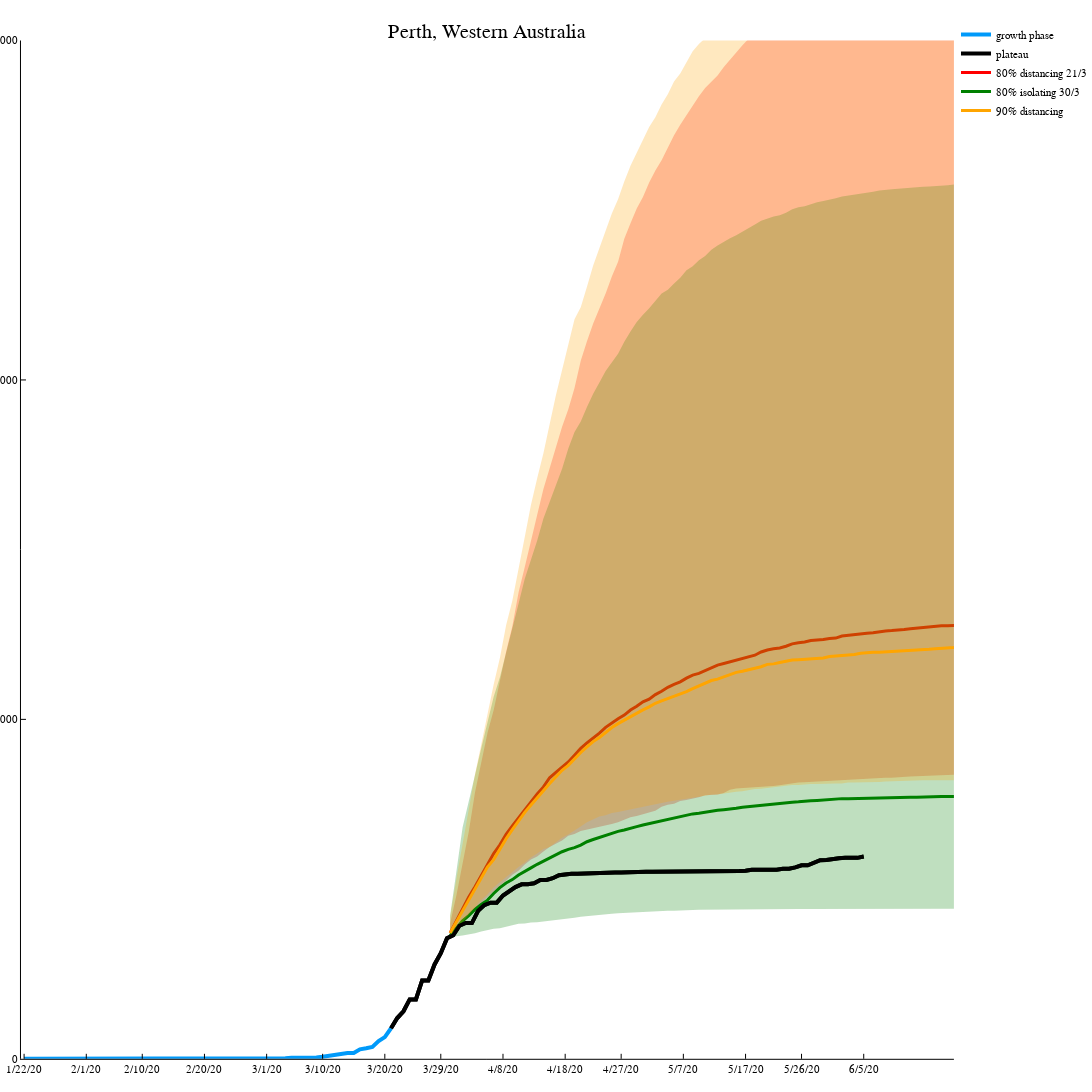

The cell this chart's notebook holds for it:
### Code cell
ddt(z,zt)=count(z->z>0, z[1:zt])+ count(z->z<0, z[zt+1:end])
~,tpday=findmax([ddt(diff(diff(y)),nx) for nx in 1:(ndays-2)])
#this is the turning point between exponential growth and decay. totItp total infections at day tpday
totItp=y[tpday+1]
plot(ddays[1:tpday+1],y[1:tpday+1],lw=4,label="growth phase",title="Perth, Western Australia",size=(1800,1200))
plot!(ddays[tpday+1:ndays],y[tpday+1:ndays],lw=4,seriescolor=:black,label="plateau")
(Sp,Ep,Ip,Rp) = epipred(th, St80,Et80,It80,Rt80)
lnp,~=size(Ip)
plotqnt((tp+1):tp+lnp,Ip+Rp,:red,"80% distancing 21/3")
(Sp,Ep,Ip,Rp) = epipred(th, St8,Et8,It8,Rt8)
lnp,~=size(Ip)
plotqnt((tp+1):tp+lnp,Ip+Rp,:green,"80% isolating 30/3")
(Sp,Ep,Ip,Rp) = epipred(th, St90,Et90,It90,Rt90)
lnp,~=size(Ip)
plotqnt((tp+1):tp+lnp,Ip+Rp,:orange,"90% distancing")
#(Sp,Ep,Ip,Rp) = epipred(th, St9,Et9,It9,Rt9)
#lnp,~=size(Ip)
#plotqnt((tp+1):tp+lnp,Ip+Rp,:blue,"90% isolating 23/3")
#(Sp,Ep,Ip,Rp) = epipred(th, St9x,Et9x,It9x,Rt9x)
#lnp,~=size(Ip)
#plotqnt((tp+1):tp+lnp,Ip+Rp,:yellow,"95% isolating 21/3")
plot!(ddays[tpday+1:ndays],y[tpday+1:ndays],lw=4,seriescolor=:black,label=false,xlimit=(0,150),ylimit=(0,3000))

### Figure 1 — Plotly figure (JSON) as saved in the notebook; plotly's stock layout.template omitted (floating-point values rounded to 4 significant figures; data arrays with more than 128 entries replaced by an {"elided": "..."} marker saying what was removed)
{"data": [{"colorbar": {"title": ""}, "legendgroup": "growth phase", "line": {"color": "rgba(0, 154, 250, 1.000)", "dash": "solid", "shape": "linear", "width": 4}, "mode": "lines", "name": "growth phase", "showlegend": true, "type": "scatter", "x": [0.5, 1.5, 2.5, 3.5, 4.5, 5.5, 6.5, 7.5, 8.5, 9.5, 10.5, 11.5, 12.5, 13.5, 14.5, 15.5, 16.5, 17.5, 18.5, 19.5, 20.5, 21.5, 22.5, 23.5, 24.5, 25.5, 26.5, 27.5, 28.5, 29.5, 30.5, 31.5, 32.5, 33.5, 34.5, 35.5, 36.5, 37.5, 38.5, 39.5, 40.5, 41.5, 42.5, 43.5, 44.5, 45.5, 46.5, 47.5, 48.5, 49.5, 50.5, 51.5, 52.5, 53.5, 54.5, 55.5, 56.5, 57.5, 58.5, 59.5], "xaxis": "x1", "y": [0, 0, 0, 0, 0, 0, 0, 0, 0, 0, 0, 0, 0, 0, 0, 0, 0, 0, 0, 0, 0, 0, 0, 0, 0, 0, 0, 0, 0, 0, 0, 0, 0, 0, 0, 0, 0, 0, 2, 2, 2, 2, 2, 3, 3, 3, 3, 4, 6, 9, 9, 14, 17, 17, 28, 31, 35, 52, 64, 90], "yaxis": "y1", "zmax": null, "zmin": null}, {"colorbar": {"title": ""}, "legendgroup": "plateau", "line": {"color": "rgba(0, 0, 0, 1.000)", "dash": "solid", "shape": "linear", "width": 4}, "mode": "lines", "name": "plateau", "showlegend": true, "type": "scatter", "x": [59.5, 60.5, 61.5, 62.5, 63.5, 64.5, 65.5, 66.5, 67.5, 68.5, 69.5, 70.5, 71.5, 72.5, 73.5, 74.5, 75.5, 76.5, 77.5, 78.5, 79.5, 80.5, 81.5, 82.5, 83.5, 84.5, 85.5, 86.5, 87.5, 88.5, 89.5, 90.5, 91.5, 92.5, 93.5, 94.5, 95.5, 96.5, 97.5, 98.5, 99.5, 100.5, 101.5, 102.5, 103.5, 104.5, 105.5, 106.5, 107.5, 108.5, 109.5, 110.5, 111.5, 112.5, 113.5, 114.5, 115.5, 116.5, 117.5, 118.5, 119.5, 120.5, 121.5, 122.5, 123.5, 124.5, 125.5, 126.5, 127.5, 128.5, 129.5, 130.5, 131.5, 132.5, 133.5, 134.5, 135.5], "xaxis": "x1", "y": [90, 120, 140, 175, 175, 231, 231, 278, 311, 355, 364, 392, 400, 400, 436, 453, 460, 460, 481, 495, 506, 514, 514, 517, 527, 527, 532, 541, 544, 545, 545, 546, 546, 546, 548, 549, 549, 549, 550, 551, 551, 551, 551, 551, 551, 551, 551, 552, 552, 552, 552, 553, 553, 552, 552, 552, 553, 554, 557, 557, 557, 557, 557, 560, 560, 564, 570, 570, 577, 585, 586, 589, 591, 592, 592, 592, 596], "yaxis": "y1", "zmax": null, "zmin": null}, {"colorbar": {"title": ""}, "fill": "tozeroy", "fillcolor": "rgba(255, 0, 0, 0.250)", "legendgroup": "80% distancing 21/3", "line": {"color": "rgba(255, 0, 0, 1.000)", "dash": "solid", "shape": "linear", "width": 0}, "mode": "lines", "name": "80% distancing 21/3", "showlegend": false, "type": "scatter", "x": {"elided": "330 int values"}, "xaxis": "x1", "y": {"elided": "330 float values"}, "yaxis": "y1", "zmax": null, "zmin": null}, {"colorbar": {"title": ""}, "legendgroup": "80% distancing 21/3", "line": {"color": "rgba(255, 0, 0, 1.000)", "dash": "solid", "shape": "linear", "width": 3}, "mode": "lines", "name": "80% distancing 21/3", "showlegend": true, "type": "scatter", "x": {"elided": "165 int values"}, "xaxis": "x1", "y": {"elided": "165 float values"}, "yaxis": "y1", "zmax": null, "zmin": null}, {"colorbar": {"title": ""}, "fill": "tozeroy", "fillcolor": "rgba(0, 128, 0, 0.250)", "legendgroup": "80% isolating 30/3", "line": {"color": "rgba(0, 128, 0, 1.000)", "dash": "solid", "shape": "linear", "width": 0}, "mode": "lines", "name": "80% isolating 30/3", "showlegend": false, "type": "scatter", "x": {"elided": "260 int values"}, "xaxis": "x1", "y": {"elided": "260 float values"}, "yaxis": "y1", "zmax": null, "zmin": null}, {"colorbar": {"title": ""}, "legendgroup": "80% isolating 30/3", "line": {"color": "rgba(0, 128, 0, 1.000)", "dash": "solid", "shape": "linear", "width": 3}, "mode": "lines", "name": "80% isolating 30/3", "showlegend": true, "type": "scatter", "x": {"elided": "130 int values"}, "xaxis": "x1", "y": {"elided": "130 float values"}, "yaxis": "y1", "zmax": null, "zmin": null}, {"colorbar": {"title": ""}, "fill": "tozeroy", "fillcolor": "rgba(255, 165, 0, 0.250)", "legendgroup": "90% distancing", "line": {"color": "rgba(255, 165, 0, 1.000)", "dash": "solid", "shape": "linear", "width": 0}, "mode": "lines", "name": "90% distancing", "showlegend": false, "type": "scatter", "x": {"elided": "328 int values"}, "xaxis": "x1", "y": {"elided": "328 float values"}, "yaxis": "y1", "zmax": null, "zmin": null}, {"colorbar": {"title": ""}, "legendgroup": "90% distancing", "line": {"color": "rgba(255, 165, 0, 1.000)", "dash": "solid", "shape": "linear", "width": 3}, "mode": "lines", "name": "90% distancing", "showlegend": true, "type": "scatter", "x": {"elided": "164 int values"}, "xaxis": "x1", "y": {"elided": "164 float values"}, "yaxis": "y1", "zmax": null, "zmin": null}, {"colorbar": {"title": ""}, "legendgroup": "", "line": {"color": "rgba(0, 0, 0, 1.000)", "dash": "solid", "shape": "linear", "width": 4}, "mode": "lines", "name": "", "showlegend": false, "type": "scatter", "x": [59.5, 60.5, 61.5, 62.5, 63.5, 64.5, 65.5, 66.5, 67.5, 68.5, 69.5, 70.5, 71.5, 72.5, 73.5, 74.5, 75.5, 76.5, 77.5, 78.5, 79.5, 80.5, 81.5, 82.5, 83.5, 84.5, 85.5, 86.5, 87.5, 88.5, 89.5, 90.5, 91.5, 92.5, 93.5, 94.5, 95.5, 96.5, 97.5, 98.5, 99.5, 100.5, 101.5, 102.5, 103.5, 104.5, 105.5, 106.5, 107.5, 108.5, 109.5, 110.5, 111.5, 112.5, 113.5, 114.5, 115.5, 116.5, 117.5, 118.5, 119.5, 120.5, 121.5, 122.5, 123.5, 124.5, 125.5, 126.5, 127.5, 128.5, 129.5, 130.5, 131.5, 132.5, 133.5, 134.5, 135.5], "xaxis": "x1", "y": [90, 120, 140, 175, 175, 231, 231, 278, 311, 355, 364, 392, 400, 400, 436, 453, 460, 460, 481, 495, 506, 514, 514, 517, 527, 527, 532, 541, 544, 545, 545, 546, 546, 546, 548, 549, 549, 549, 550, 551, 551, 551, 551, 551, 551, 551, 551, 552, 552, 552, 552, 553, 553, 552, 552, 552, 553, 554, 557, 557, 557, 557, 557, 560, 560, 564, 570, 570, 577, 585, 586, 589, 591, 592, 592, 592, 596], "yaxis": "y1", "zmax": null, "zmin": null}], "layout": {"annotations": [{"font": {"color": "rgba(0, 0, 0, 1.000)", "family": "sans-serif", "size": 20}, "rotation": 0, "showarrow": false, "text": "Perth, Western Australia", "x": 0.5099, "xanchor": "center", "xref": "paper", "y": 1, "yanchor": "top", "yref": "paper"}], "height": 1200, "legend": {"bgcolor": "rgba(255, 255, 255, 1.000)", "bordercolor": "rgba(0, 0, 0, 1.000)", "font": {"color": "rgba(0, 0, 0, 1.000)", "family": "sans-serif", "size": 11}, "tracegroupgap": 0, "x": 1, "y": 1}, "margin": {"b": 20, "l": 0, "r": 0, "t": 20}, "paper_bgcolor": "rgba(255, 255, 255, 1.000)", "plot_bgcolor": "rgba(255, 255, 255, 1.000)", "showlegend": true, "width": 1800, "xaxis": {"anchor": "y1", "domain": [0.02194, 0.9978], "gridcolor": "rgba(0, 0, 0, 0.100)", "gridwidth": 0.5, "linecolor": "rgba(0, 0, 0, 1.000)", "mirror": false, "range": [0, 150], "showgrid": false, "showline": true, "showticklabels": true, "tickangle": 0, "tickcolor": "rgb(0, 0, 0)", "tickfont": {"color": "rgba(0, 0, 0, 1.000)", "family": "sans-serif", "size": 11}, "tickmode": "array", "ticks": "inside", "ticktext": ["1/22/20", "2/1/20", "2/10/20", "2/20/20", "3/1/20", "3/10/20", "3/20/20", "3/29/20", "4/8/20", "4/18/20", "4/27/20", "5/7/20", "5/17/20", "5/26/20", "6/5/20"], "tickvals": [0.5, 10.5, 19.5, 29.5, 39.5, 48.5, 58.5, 67.5, 77.5, 87.5, 96.5, 106.5, 116.5, 125.5, 135.5], "title": "", "titlefont": {"color": "rgba(0, 0, 0, 1.000)", "family": "sans-serif", "size": 15}, "type": "-", "visible": true, "zeroline": false, "zerolinecolor": "rgba(0, 0, 0, 1.000)"}, "yaxis": {"anchor": "x1", "domain": [0.01254, 0.9805], "gridcolor": "rgba(0, 0, 0, 0.100)", "gridwidth": 0.5, "linecolor": "rgba(0, 0, 0, 1.000)", "mirror": false, "range": [0, 3000], "showgrid": false, "showline": true, "showticklabels": true, "tickangle": 0, "tickcolor": "rgb(0, 0, 0)", "tickfont": {"color": "rgba(0, 0, 0, 1.000)", "family": "sans-serif", "size": 11}, "tickmode": "array", "ticks": "inside", "ticktext": ["0", "1000", "2000", "3000"], "tickvals": [0, 1000, 2000, 3000], "title": "", "titlefont": {"color": "rgba(0, 0, 0, 1.000)", "family": "sans-serif", "size": 15}, "type": "-", "visible": true, "zeroline": false, "zerolinecolor": "rgba(0, 0, 0, 1.000)"}}}
